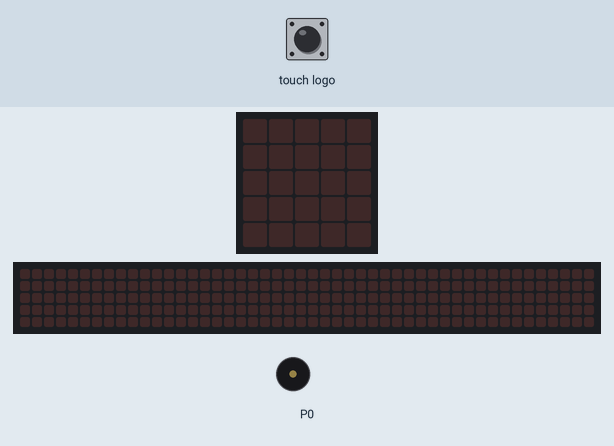
Simulated run of this program. Board: BBC micro:bit (MakeCode). On the bench: the board's 5×5 LED display, a strip that is not on the board, showing the scrolling text unrolled, buzzer (waves = sounding). The inputs (shaded band) are chosen by the test bench. The 48×5 strip is a reading aid, not a part: it shows the text the display is scrolling, unrolled, one strip-width of it at a time.

Above: at 1.2 s.
1.3 s: touch logo pressed for 0.15 s
At 6.62 s:
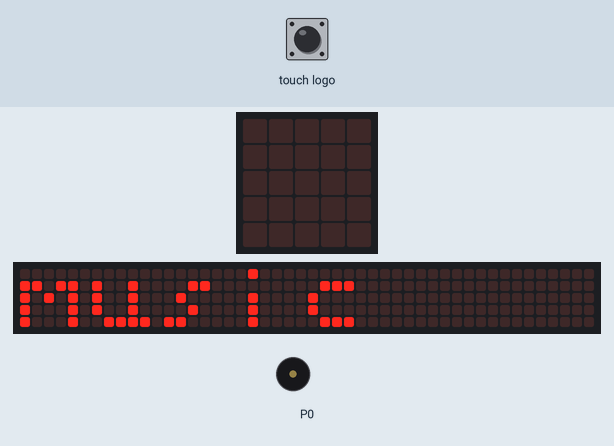
At 10.3 s:
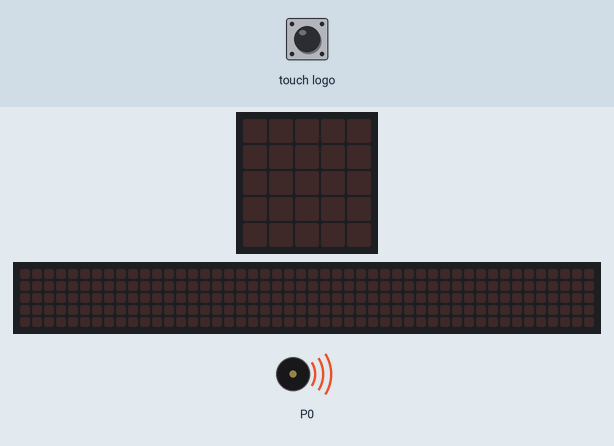
Timing chart, 0 to 13.3 s (numbered marks = the images above; inputs shaded):
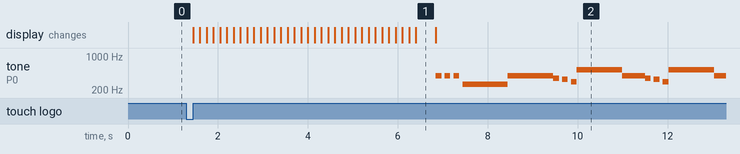

The program:

main.ts
```typescript
input.onLogoEvent(TouchButtonEvent.Pressed, function () {
    let twee = 0
    let nul = 0
    if (nul == 1 == (twee == 1)) {
        basic.showString("music")
        for (let index = 0; index < 4; index++) {
            music.playTone(392, music.beat(BeatFraction.Quarter))
            music.rest(music.beat(BeatFraction.Eighth))
            music.playTone(392, music.beat(BeatFraction.Quarter))
            music.rest(music.beat(BeatFraction.Eighth))
            music.playTone(392, music.beat(BeatFraction.Quarter))
            music.rest(music.beat(BeatFraction.Eighth))
            music.playTone(262, music.beat(BeatFraction.Whole))
            music.playTone(262, music.beat(BeatFraction.Whole))
            music.playTone(392, music.beat(BeatFraction.Whole))
            music.playTone(392, music.beat(BeatFraction.Whole))
            music.playTone(349, music.beat(BeatFraction.Quarter))
            music.rest(music.beat(BeatFraction.Eighth))
            music.playTone(330, music.beat(BeatFraction.Quarter))
            music.rest(music.beat(BeatFraction.Eighth))
            music.playTone(294, music.beat(BeatFraction.Quarter))
            music.playTone(523, music.beat(BeatFraction.Whole))
            music.playTone(523, music.beat(BeatFraction.Whole))
            music.playTone(392, music.beat(BeatFraction.Whole))
            music.playTone(349, music.beat(BeatFraction.Quarter))
            music.rest(music.beat(BeatFraction.Eighth))
            music.playTone(330, music.beat(BeatFraction.Quarter))
            music.rest(music.beat(BeatFraction.Eighth))
            music.playTone(294, music.beat(BeatFraction.Quarter))
            music.playTone(523, music.beat(BeatFraction.Whole))
            music.playTone(523, music.beat(BeatFraction.Whole))
            music.playTone(392, music.beat(BeatFraction.Whole))
            music.playTone(349, music.beat(BeatFraction.Quarter))
            music.rest(music.beat(BeatFraction.Eighth))
            music.playTone(330, music.beat(BeatFraction.Quarter))
            music.rest(music.beat(BeatFraction.Eighth))
            music.playTone(349, music.beat(BeatFraction.Quarter))
            music.rest(music.beat(BeatFraction.Eighth))
            music.playTone(294, music.beat(BeatFraction.Whole))
            music.playTone(294, music.beat(BeatFraction.Whole))
        }
    }
})
```

test.ts
```typescript
// tests gaan hier; deze zal niet worden gecompileerd wanneer dit pakket wordt gebruikt als extensie.
```

Measured:
- after the input at 1.3 s, tone on P0: plays 392 Hz for 0.13 s, 392 Hz for 0.13 s, 392 Hz for 0.13 s, 262 Hz for 1.0 s, 392 Hz for 1.0 s, 349 Hz for 0.13 s … (15 notes in this stretch), starting after 5.6 s; the display: changes after 0.15 s (image 1)
- what the display in image 1 shows lasts 0.5 s, from 6.4 s to 6.9 s
